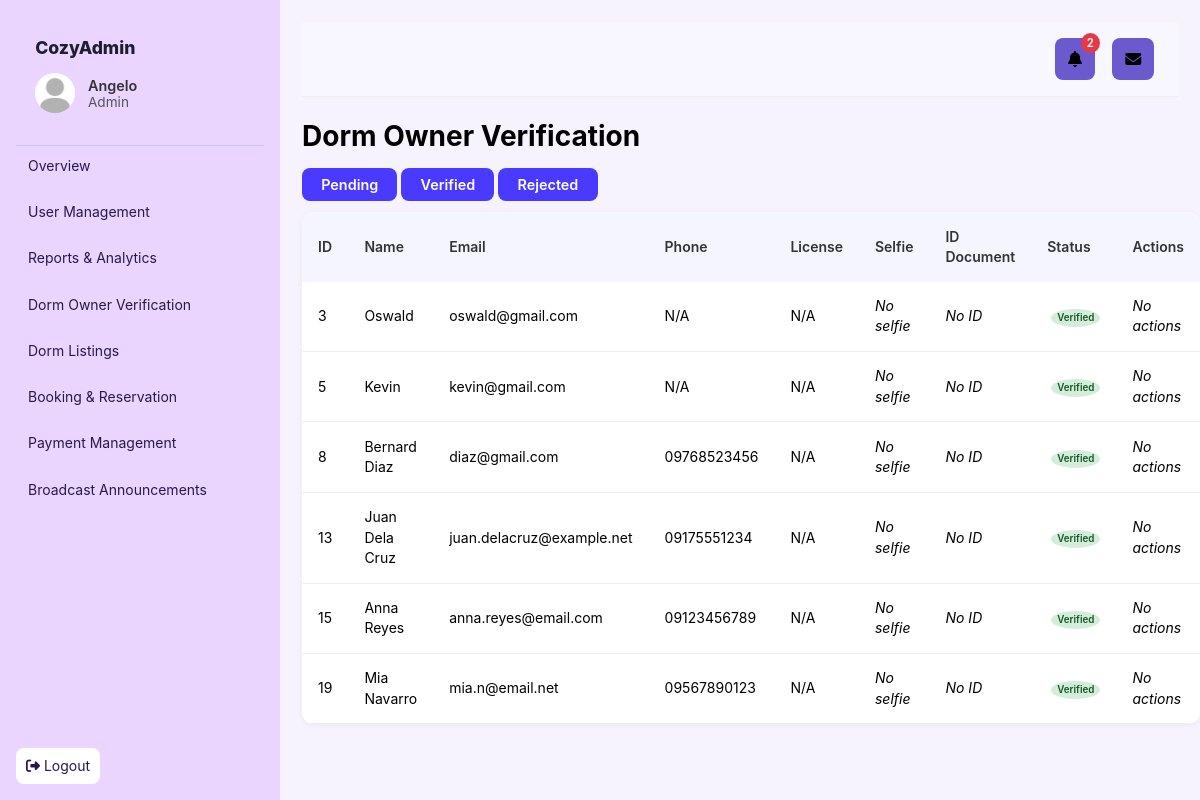
/Main/modules/admin/owner_verification.php?status=verified (signed in), run on an earlier commit of the app's database.
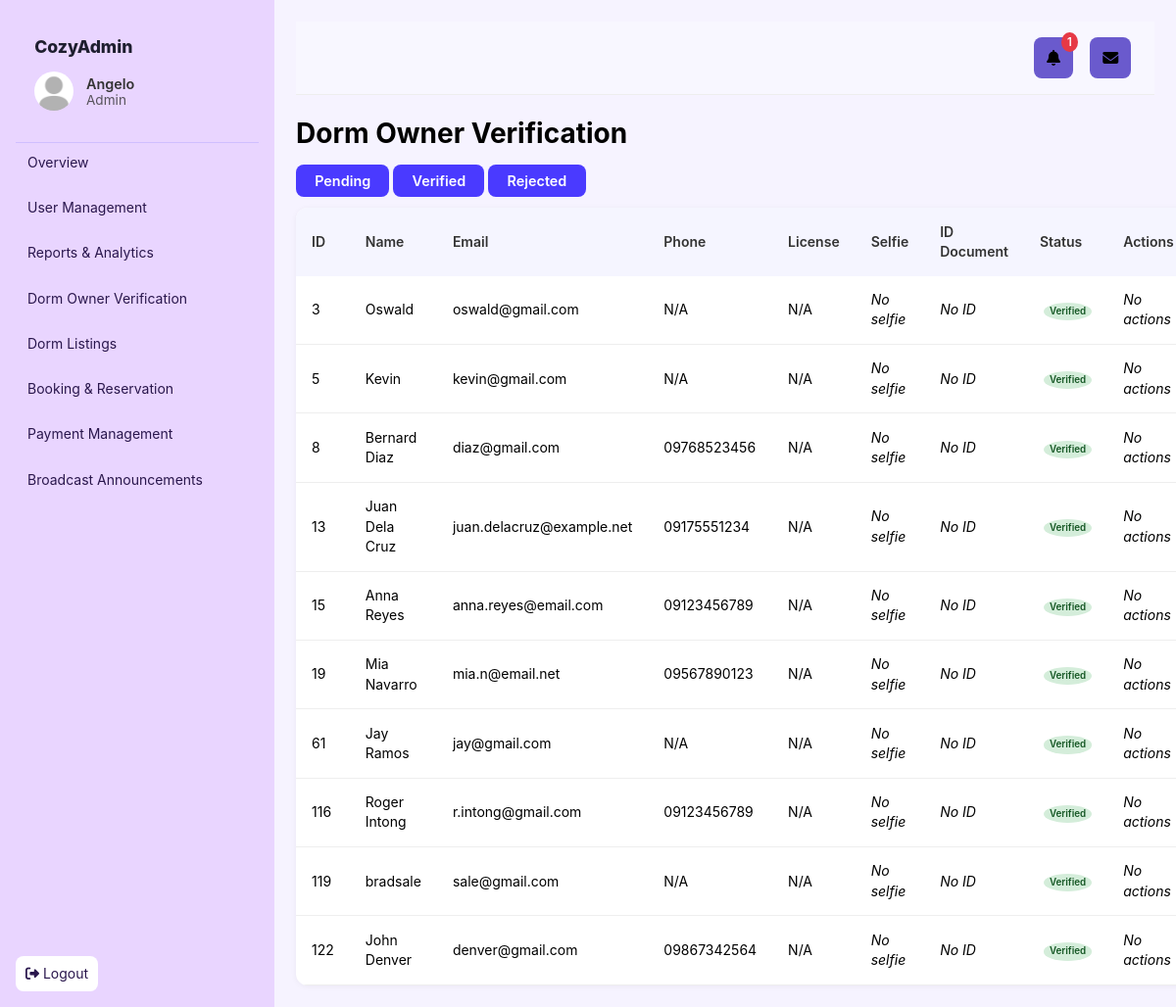
And on a later commit of the database.
### tables this page shows
CREATE TABLE `users` (
  `user_id` int(11) NOT NULL,
  `name` varchar(100) NOT NULL,
  `address` varchar(255) DEFAULT NULL,
  `email` varchar(150) NOT NULL,
  `password` varchar(255) NOT NULL,
  `role` enum('admin','owner','student') NOT NULL DEFAULT 'student',
  `created_at` timestamp NOT NULL DEFAULT current_timestamp(),
  `verified` tinyint(1) NOT NULL DEFAULT 0 COMMENT '0 = Pending, 1 = Verified, -1 = Rejected',
  `phone` varchar(20) DEFAULT NULL,
  `license_no` varchar(100) DEFAULT NULL,
  `profile_pic` varchar(255) DEFAULT NULL,
  `id_document` varchar(255) DEFAULT NULL
);

### Main/auth/auth.php (called while the page is built, shortened)
<?php
function current_user() {
    return $_SESSION['user'] ?? null;
}

### Main/modules/admin/owner_verification.php (the view, shortened to what this page needs)
<?php
require_once __DIR__ . '/../../partials/header.php';
require_once __DIR__ . '/../../config.php';
$role = $_SESSION['user']['role'];
$user_id = $_SESSION['user']['user_id'];
if ($role === 'owner') {
    $msg = null;
    $allowedTypes = ['image/jpeg', 'image/png', 'application/pdf', 'application/msword', 'application/vnd.openxmlformats-officedocument.wordprocessingml.document'];
    $maxSize = 5 * 1024 * 1024;
    if ($_SERVER['REQUEST_METHOD'] === 'POST' && isset($_POST['upload_docs'])) {
        $uploadDir = __DIR__ . '/../../uploads/';
        if (!is_dir($uploadDir)) mkdir($uploadDir, 0777, true);
        $updates = [];
        if (!empty($_FILES['profile_pic']['name'])) {
            if ($_FILES['profile_pic']['size'] > $maxSize) {
                $msg = "Profile picture exceeds 5MB limit.";
            } elseif (!in_array($_FILES['profile_pic']['type'], $allowedTypes)) {
                $msg = "Invalid file type for Profile Picture.";
            } else {
                $fileName = time() . '_selfie_' . basename($_FILES['profile_pic']['name']);
                $targetPath = $uploadDir . $fileName;
                if (move_uploaded_file($_FILES['profile_pic']['tmp_name'], $targetPath)) {
                    $updates['profile_pic'] = $fileName;
                }
            }
        }
        if (!empty($_FILES['id_document']['name'])) {
            if ($_FILES['id_document']['size'] > $maxSize) {
                $msg = "ID document exceeds 5MB limit.";
            } elseif (!in_array($_FILES['id_document']['type'], $allowedTypes)) {
                $msg = "Invalid file type for ID Document.";
            } else {
                $fileName = time() . '_id_' . basename($_FILES['id_document']['name']);
                $targetPath = $uploadDir . $fileName;
                if (move_uploaded_file($_FILES['id_document']['tmp_name'], $targetPath)) {
                    $updates['id_document'] = $fileName;
                }
            }
        }
        if (!empty($_POST['license_no'])) {
            $updates['license_no'] = trim($_POST['license_no']);
        }
        if ($updates) {
            $set = implode(', ', array_map(fn($k) => "$k=?", array_keys($updates)));
            $stmt = $pdo->prepare("UPDATE users SET $set, verified=0 WHERE user_id=?");
            $stmt->execute([...array_values($updates), $user_id]);
            if (!$msg) $msg = "Documents uploaded. Awaiting admin approval.";
        }
    }
    $stmt = $pdo->prepare("SELECT profile_pic, id_document, license_no, verified FROM users WHERE user_id=?");
    $stmt->execute([$user_id]);
    $me = $stmt->fetch(PDO::FETCH_ASSOC);
    ?>
    <h1>Owner Verification</h1>
    <?php if ($msg): ?><p class="success"><?=$msg?></p><?php endif; ?>
    <form method="POST" enctype="multipart/form-data">
        <label>Profile Picture (JPG/PNG):</label>
        <input type="file" name="profile_pic" accept=".jpg,.jpeg,.png,.pdf,.doc,.docx">
        <label>ID Document (JPG/PNG/PDF/DOC):</label>
        <input type="file" name="id_document" accept=".jpg,.jpeg,.png,.pdf,.doc,.docx">
        <label>Business License Number:</label>
        <input type="text" name="license_no" value="<?=htmlspecialchars($me['license_no'] ?? '')?>">
        <button type="submit" name="upload_docs">Submit</button>
    </form>
    <h2>Current Status</h2>
    <p>
      <?php if ($me['verified']==1): ?>
        <span class="badge success">Verified</span>
      <?php elseif ($me['verified']==-1): ?>
        <span class="badge error">Rejected</span>
      <?php else: ?>
        <span class="badge warning">Pending</span>
      <?php endif; ?>
    </p>
    <?php
} elseif ($role === 'admin') {
    $status = $_GET['status'] ?? 'pending';
    switch ($status) {
        case 'verified':
            $owners = $pdo->query("SELECT * FROM users WHERE role='owner' AND verified=1")->fetchAll();
            break;
    }
    ?>
    <h1>Dorm Owner Verification</h1>
    <div class="filter-actions">
        <a href="?status=pending" class="btn <?=$status==='pending'?'active':''?>">Pending</a>
        <a href="?status=verified" class="btn <?=$status==='verified'?'active':''?>">Verified</a>
        <a href="?status=rejected" class="btn <?=$status==='rejected'?'active':''?>">Rejected</a>
    </div>
    <table class="data-table">
      <thead>
        <tr>
          <th>ID</th><th>Name</th><th>Email</th>
          <th>Phone</th><th>License</th>
          <th>Selfie</th><th>ID Document</th>
          <th>Status</th><th>Actions</th>
        </tr>
      </thead>
      <tbody>
        <?php foreach ($owners as $o): ?>
        <tr>
          <td><?=$o['user_id']?></td>
          <td><?=htmlspecialchars($o['name'])?></td>
          <td><?=htmlspecialchars($o['email'])?></td>
          <td><?=htmlspecialchars($o['phone'] ?? 'N/A')?></td>
          <td><?=htmlspecialchars($o['license_no'] ?? 'N/A')?></td>
          <td>
            <?php if ($o['profile_pic']): ?>
              <img src="../uploads/<?=htmlspecialchars($o['profile_pic'])?>"
                   alt="Selfie" class="thumb" onclick="openModal('../uploads/<?=htmlspecialchars($o['profile_pic'])?>')">
            <?php else: ?><em>No selfie</em><?php endif; ?>
          </td>
          <td>
            <?php if ($o['id_document']): ?>
              <img src="../uploads/<?=htmlspecialchars($o['id_document'])?>"
                   alt="ID" class="thumb" onclick="openModal('../uploads/<?=htmlspecialchars($o['id_document'])?>')">
            <?php else: ?><em>No ID</em><?php endif; ?>
          </td>
          <td>
            <?php if ($o['verified']==1): ?>
              <span class="badge success">Verified</span>
            <?php elseif ($o['verified']==-1): ?>
              <span class="badge error">Rejected</span>
            <?php else: ?>
              <span class="badge warning">Pending</span>
            <?php endif; ?>
          </td>
          <td>
            <?php if ($o['verified']==0): ?>
              <form method="post" style="display:inline">
                <input type="hidden" name="user_id" value="<?=$o['user_id']?>">
                <button class="btn-primary" name="action" value="approve">Approve</button>
                <button class="btn-secondary" name="action" value="reject">Reject</button>
              </form>
            <?php else: ?>
              <em>No actions</em>
            <?php endif; ?>
          </td>
        </tr>
        <?php endforeach; ?>
      </tbody>
    </table>
    <?php
} else {
    echo "<p>Access denied</p>";
}
require_once __DIR__ . '/../../partials/footer.php';
?>

### Main/partials/header.php (shortened to what this page needs)
<?php
require_once __DIR__ . '/../auth/auth.php';
$user = current_user();
require_once __DIR__ . '/../config.php';
$unread_announcements = 0;
if ($user && isset($user['user_id'])) {
    $stmt = $pdo->prepare("
        SELECT COUNT(*)
        FROM announcements a
        LEFT JOIN announcement_reads ar
          ON a.id = ar.announcement_id AND ar.user_id = ?
        WHERE ar.read_at IS NULL
          AND (
            a.audience = 'All Hosts'
            OR (a.audience = 'Students' AND ? = 'student')
            OR (a.audience IN ('Verified Owners','Pending Owners','All Hosts') AND ? = 'owner')
          )
    ");
    $stmt->execute([$user['user_id'], $user['role'], $user['role']]);
    $unread_announcements = (int)$stmt->fetchColumn();
}
$brand_title = "CozyDorms Management";
if ($user['role'] === 'admin') {
    $brand_title = "CozyAdmin";
} elseif ($user['role'] === 'owner') {
    $brand_title = "CozyOwner";
} elseif ($user['role'] === 'student') {
    $brand_title = "CozyTenant";
}
$message_page = "#";
$announcement_page = "#";
if ($user['role'] === 'student') {
    $message_page = "/modules/student/student_messages.php";
    $announcement_page = "/modules/student/student_announcements.php";
} elseif ($user['role'] === 'owner') {
    $message_page = "/modules/owner/owner_messages.php";
    $announcement_page = "/modules/owner/owner_announcements.php";
} elseif ($user['role'] === 'admin') {
    $message_page = "/modules/shared/messaging.php";
    $announcement_page = "/modules/admin/announcements.php";
}
?>
<!doctype html>
<html lang="en">
<head>
  <link rel="stylesheet" href="/assets/style.css">
  <link rel="stylesheet" href="/assets/modules.css">
  <link rel="stylesheet" href="https://cdnjs.cloudflare.com/ajax/libs/font-awesome/6.5.0/css/all.min.css">
</head>
<body>
  <aside class="sidebar">
    <div class="brand">
      <div class="brand-title"><?= htmlspecialchars($brand_title) ?></div>
      <div class="user-info">
        <?php if (!empty($user['profile_pic'])): ?>
          <img src="<?= htmlspecialchars($user['profile_pic']) ?>" alt="profile">
        <?php else: ?>
          <img src="/assets/default_profile.jpg" alt="default">
        <?php endif; ?>
        <div class="user-details">
          <div class="name"><?= htmlspecialchars($user['name']) ?></div>
          <div class="role"><?= htmlspecialchars(ucfirst($user['role'])) ?></div>
        </div>
      </div>
    </div>
    <hr class="sidebar-separator">
    <nav>
      <?php if ($user['role'] === 'admin'): ?>
        <a href="/dashboards/admin_dashboard.php">Overview</a>
        <a href="/modules/admin/user_management.php">User Management</a>
        <a href="/modules/admin/reports.php">Reports & Analytics</a>
        <a href="/modules/admin/owner_verification.php">Dorm Owner Verification</a>
        <a href="/modules/shared/dorm_listings.php">Dorm Listings</a>
        <a href="/modules/admin/booking_oversight.php">Booking & Reservation</a>
        <a href="/modules/admin/admin_payments.php">Payment Management</a>
        <a href="/modules/admin/announcements.php">Broadcast Announcements</a>
      <?php endif; ?>
    </nav>
    <div class="sidebar-foot">
      <a class="logout" href="/auth/logout.php"><i class="fa fa-sign-out-alt"></i> Logout</a>
    </div>
  </aside>
  <main class="main">
    <header class="topbar">
      <div class="header-actions">
        <a href="<?= $announcement_page ?>" class="btn-icon">
          <i class="fa fa-bell"></i>
          <?php if ($unread_announcements > 0): ?>
            <span class="badge"><?= $unread_announcements ?></span>
          <?php endif; ?>
        </a>
        <a href="<?= $message_page ?>" class="btn-icon">
          <i class="fa fa-envelope"></i>
        </a>
      </div>
    </header>

### Main/partials/footer.php (shortened to what this page needs)
  </main>
</body>
</html>

### CAPSTONE (Sprint 1)/assets/style.css (style rules this page uses)
:root { --bg:#f6f3ff; --panel:#fff; --ink:#1f1147; --muted:#7a68b8; --primary:#8b5cf6; --primary-2:#a78bfa; --border:#eadcff; }
* { box-sizing:border-box }
body { margin:0;font:14px/1.45 Inter,system-ui,Segoe UI,Arial }
a { color:inherit;text-decoration:none }
.sidebar { position:fixed;inset:0 auto 0 0;width:280px;background:#e9d5ff;color:#2a174d;padding:16px;display:flex;flex-direction:column }
.sidebar .brand { font-weight:800;font-size:18px;margin-bottom:12px }
.sidebar nav { display:grid;gap:6px;overflow:auto;padding-right:6px }
.sidebar nav a { padding:10px 12px;border-radius:10px;color:#2a174d }
.sidebar-foot { margin-top:auto;display:flex;justify-content:space-between;align-items:center }
.sidebar-foot .logout { padding:8px 10px;background:#fff;border-radius:8px }
.main { margin-left:280px;background:var(--bg);min-height:100vh;padding:22px }

### CAPSTONE (Sprint 1)/assets/modules.css (style rules this page uses)
table { width: 100%; border-collapse: collapse; margin-top: 1rem; }
thead { background: #f9f9f9; }
thead th { text-align: left; padding: 0.8rem; font-weight: 600; }
tbody tr { border-bottom: 1px solid #eee; }
tbody td { padding: 0.8rem; vertical-align: middle; }
.badge { display: inline-block; padding: 0.3rem 0.6rem; border-radius: 12px; font-size: 0.8rem; font-weight: 600; margin-left: 0.3rem; }
.badge.success { background: #d4edda; color: #155724; }
.btn { background: #4A3AFF; color: #fff; padding: 0.5rem 1rem; border: none; border-radius: 8px; font-size: 0.9rem; cursor: pointer; transition: background 0.2s; }
table { width: 100%; border-collapse: collapse; margin-top: 1rem; background: #fff; border-radius: 12px; overflow: hidden; box-shadow: 0 1px 6px rgba(0,0,0,0.05); }
thead { background: #f5f5ff; }
thead th { text-align: left; padding: 0.9rem 1rem; font-weight: 600; color: #333; }
tbody tr { border-bottom: 1px solid #eee; transition: background 0.2s; }
tbody td { padding: 0.9rem 1rem; vertical-align: middle; }
button, .btn { background: #4A3AFF; color: #fff; padding: 0.5rem 1.2rem; border: none; border-radius: 8px; font-size: 0.9rem; cursor: pointer; font-weight: 600; transition: background 0.2s ease; }
.badge { padding: 0.35rem 0.7rem; border-radius: 999px; font-size: 0.75rem; font-weight: 600; }
.topbar { display: flex; justify-content: space-between; align-items: center; padding: 1rem 1.5rem; background: #f8f7ff; border-bottom: 1px solid #eee; }
.header-actions { display: flex; gap: 0.6rem; }
.btn-icon { background: #6a5acd; border: none; color: #fff; padding: 0.6rem 0.8rem; border-radius: 8px; cursor: pointer; font-size: 1rem; }

### Main/partials/header.php (style rules this page uses)
.badge { display:inline-block; background:#e63946; color:#fff; border-radius:50%; font-size:0.7em; padding:2px 6px; margin-left:4px; }
.btn-icon { position: relative; margin-left: 8px; color: inherit; text-decoration: none; }
.btn-icon .badge { position: absolute; top: -5px; right: -5px; }
.brand { padding: 1.2rem; background: #e9d5ff; text-align: left; font-weight: 700; color: #1e1e2f; }
.brand-title { font-size: 1.1rem; margin-bottom: 0.8rem; }
.user-info { display: flex; align-items: center; gap: 0.8rem; }
.user-info img { width: 40px; height: 40px; border-radius: 50%; object-fit: cover; }
.user-details { display: flex; flex-direction: column; font-weight: normal; font-size: 0.9rem; color: #333; line-height: 1.2; }
.user-details .name { font-weight: 600; }
.user-details .role { font-size: 0.85rem; opacity: 0.8; }
.sidebar-separator { border: none; border-top: 1px solid #d0bfff; margin: 0; }

What changed in the data, as far as the page shows it:
added users: user_id "61", name "Jay Ramos", email "jay@gmail.com", phone "N/A", license_no "N/A", shows "No selfie", shows "No ID", verified "Verified"
added users: user_id "116", name "Roger Intong", email "r.intong@gmail.com", phone "09123456789", license_no "N/A", shows "No selfie", shows "No ID", verified "Verified"
added users: user_id "119", name "bradsale", email "sale@gmail.com", phone "N/A", license_no "N/A", shows "No selfie", shows "No ID", verified "Verified"
added users: user_id "122", name "John Denver", email "denver@gmail.com", phone "09867342564", license_no "N/A", shows "No selfie", shows "No ID", verified "Verified"
Also different on the page:
$unread_announcements: "2" → "1"
